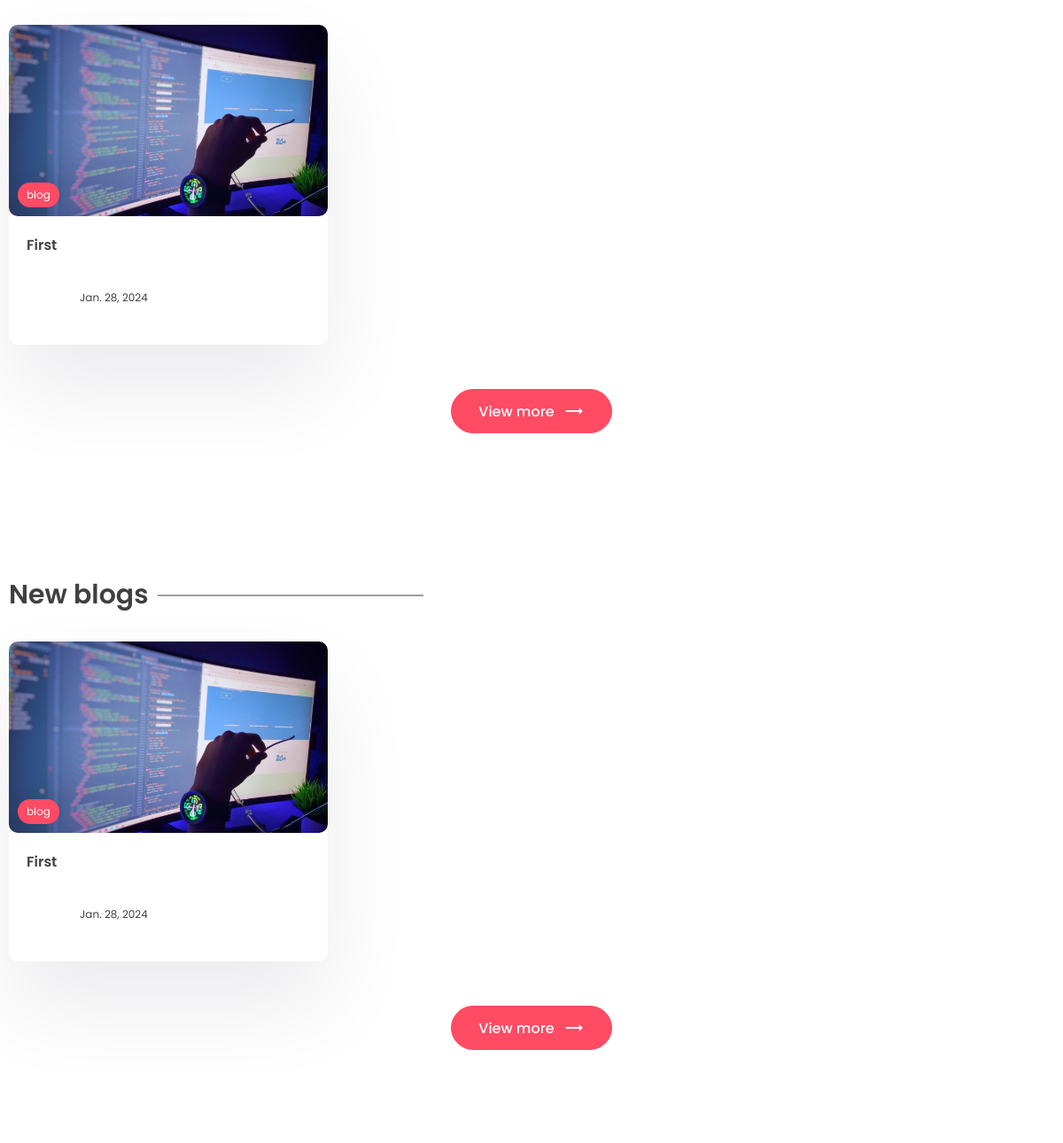
The app's page / (middle part), older data.
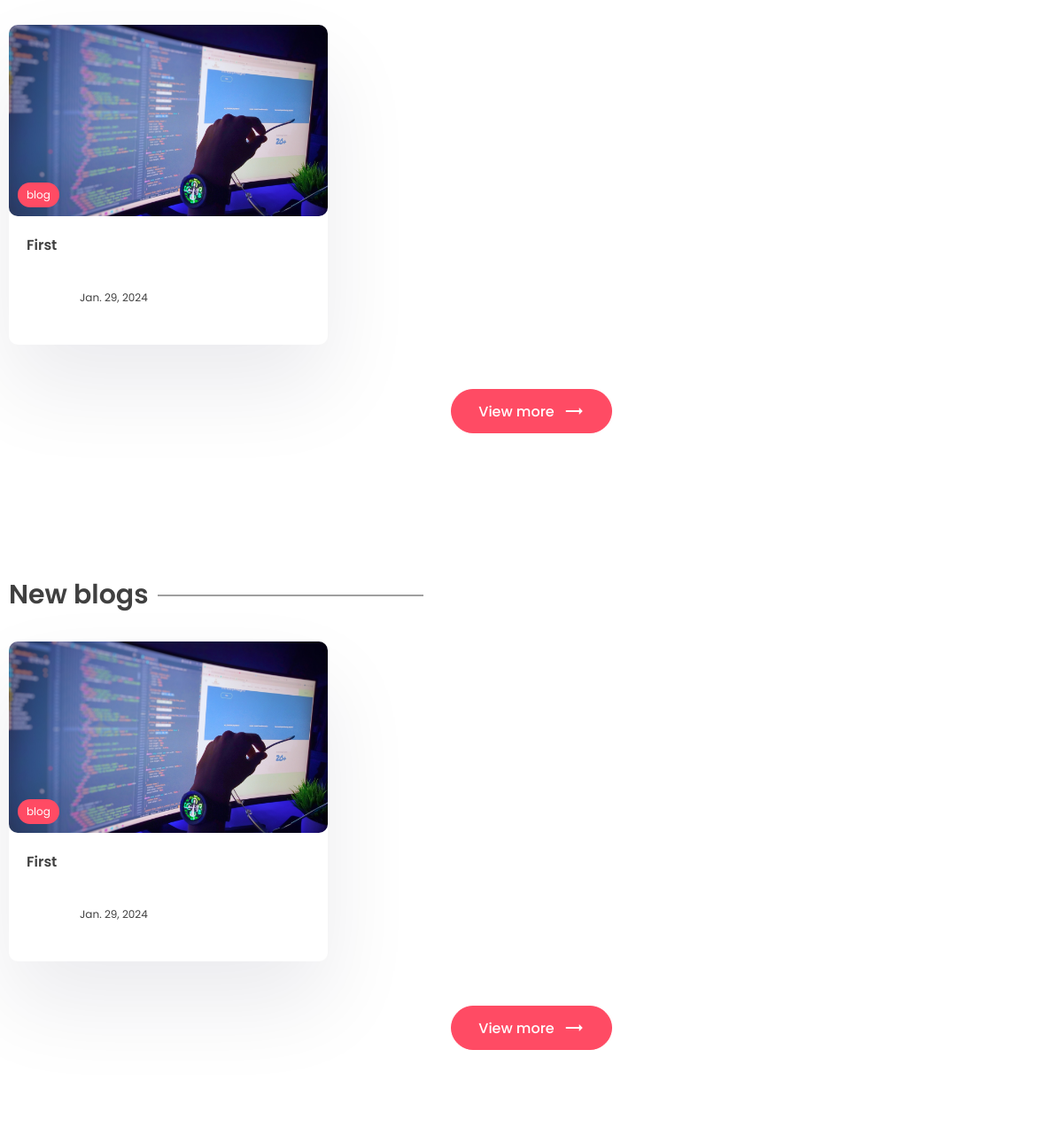
The same page, newer data.
### app/models.py (models this page shows, shortened)
class Post(models.Model):
    title = models.CharField(max_length=200)
    content = models.TextField()
    last_updated = models.DateTimeField(auto_now=True)
    slug = models.SlugField(max_length=200, unique=True)
    image = models.ImageField(null=True, blank=True, upload_to="images/")
    tags = models.ManyToManyField(Tag, blank=True, related_name='post')
    view_count = models.IntegerField(null=True, blank=True)
    is_featured = models.BooleanField(default=False)
    author = models.ForeignKey(User, on_delete=models.CASCADE, null=True, blank=True)

class Tag(models.Model):
    name = models.CharField(max_length=100)
    description = models.CharField(max_length=100)
    slug = models.SlugField(max_length=200, unique=True)

### app/views.py (the view)
# urls.py: path('', views.index, name="index"),
def index(request):
    posts = Post.objects.all()
    top_posts = Post.objects.all().order_by('-view_count')[0:3]
    recent_posts = Post.objects.all().order_by('-last_updated')[0:3]
    featured_blog = Post.objects.filter(is_featured = True)
    subscribe_form = SubscribeForm()
    subscribe_successful = None
    if featured_blog:
        featured_blog = featured_blog[0]
    if request.POST:
        subscribe_form = SubscribeForm(request.POST)
        if subscribe_form.is_valid():
            subscribe_form.save()
            subscribe_successful = 'Subscribed Successfully'
            subscribe_form = SubscribeForm()
    context = {'posts':posts, 'top_posts':top_posts, 'recent_posts':recent_posts, 'subscribe_form':subscribe_form, 'subscribe_successful':subscribe_successful, 'featured_blog': featured_blog}
    return render(request, 'app/index.html', context)

### app/templates/app/index.html (shortened to what this page needs)
{% extends "base.html" %}
{% block content %}
    <section class="sp">
        <div class="container">
            <div class="grid-3">
                {% for post in top_posts %}
                <a href="{% url "post_page" post.slug %}">
                    <div class="card">
                        <div class="post-img">
                            <img src="{{post.image.url}}" alt="" />
                            <div class="tag">{{post.tags.all.0.name}}</div>
                        </div>
                        <div class="card-content">
                            <h3>
                                {{post.title}}
                            </h3>
                            <div class="author">
                                <div class="profile-pic">
                                </div>
                                <div class="details">
                                    <small>{{post.last_updated|date}}</small>
                                </div>
                            </div>
                        </div>
                    </div>
                </a>
                {% endfor %}
            </div>
            <center>
                <a href=""><button class="btn btn-primary rounded view">
                View more <span class="material-icons"> trending_flat </span>
                </button></a>
            </center>
        </div>
    </section>
    <section class="sp">
        <div class="container">
            <h1 class="sec-title">New blogs</h1>
            <div class="grid-3">
                {% for post in recent_posts %}
                <a href="{% url "post_page" post.slug %}">
                    <div class="card">
                        <div class="post-img">
                            <img src="{{post.image.url}}" alt="" />
                            <div class="tag">{{post.tags.all.0.name}}</div>
                        </div>
                        <div class="card-content">
                            <h3>
                                {{post.title}}
                            </h3>
                            <div class="author">
                                <div class="profile-pic">
                                </div>
                                <div class="details">
                                    <small>{{post.last_updated|date}}</small>
                                </div>
                            </div>
                        </div>
                    </div>
                </a>
                {% endfor %}
            </div>
            <center>
                <a href=""><button class="btn btn-primary rounded view">
                View more <span class="material-icons"> trending_flat </span>
                </button></a>
            </center>
        </div>
    </section>
{% endblock content %}

Row changes from the older to the newer data that the page shows:
changed Post "First": last_updated "Jan. 28, 2024" → "Jan. 29, 2024"
